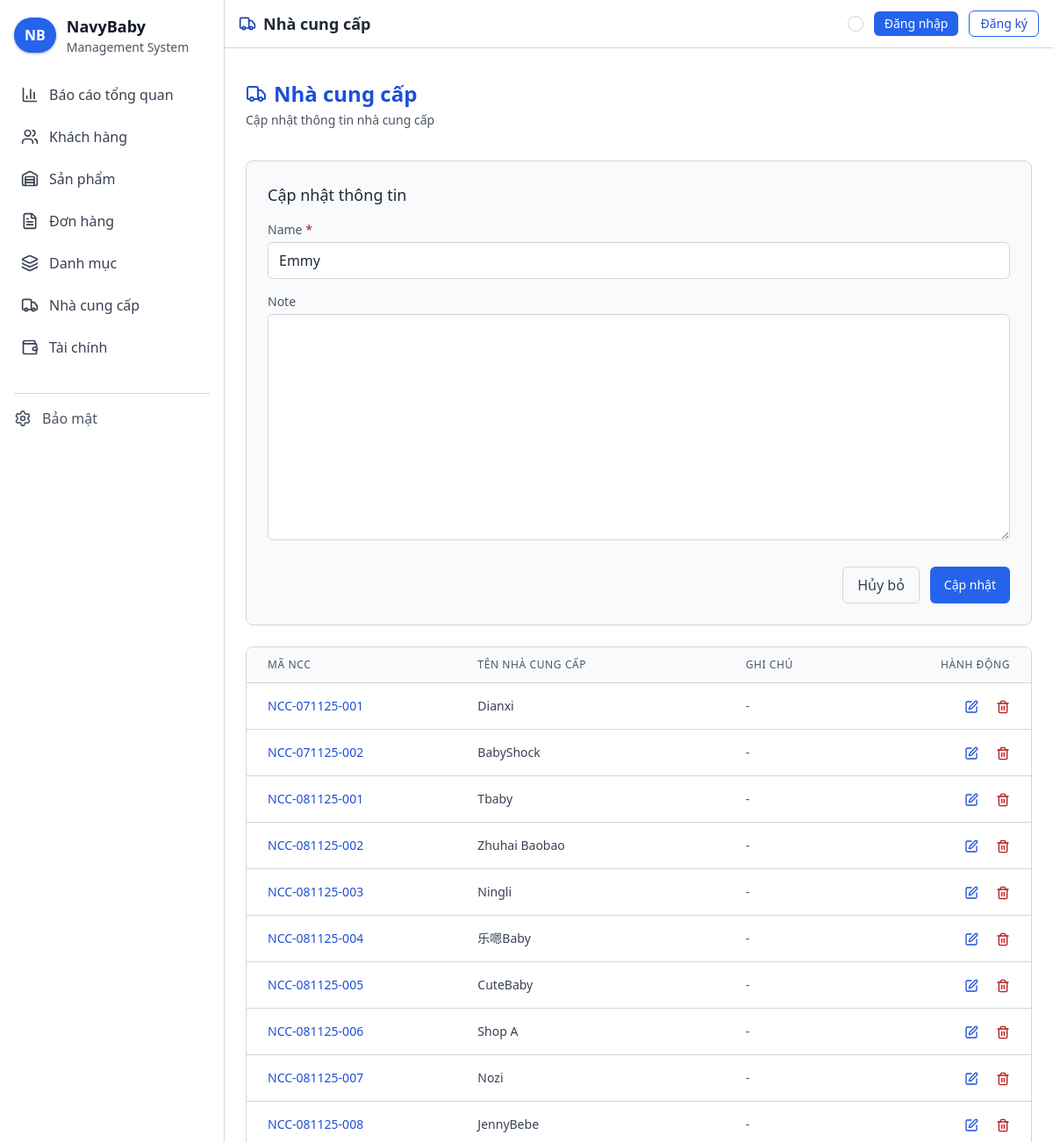
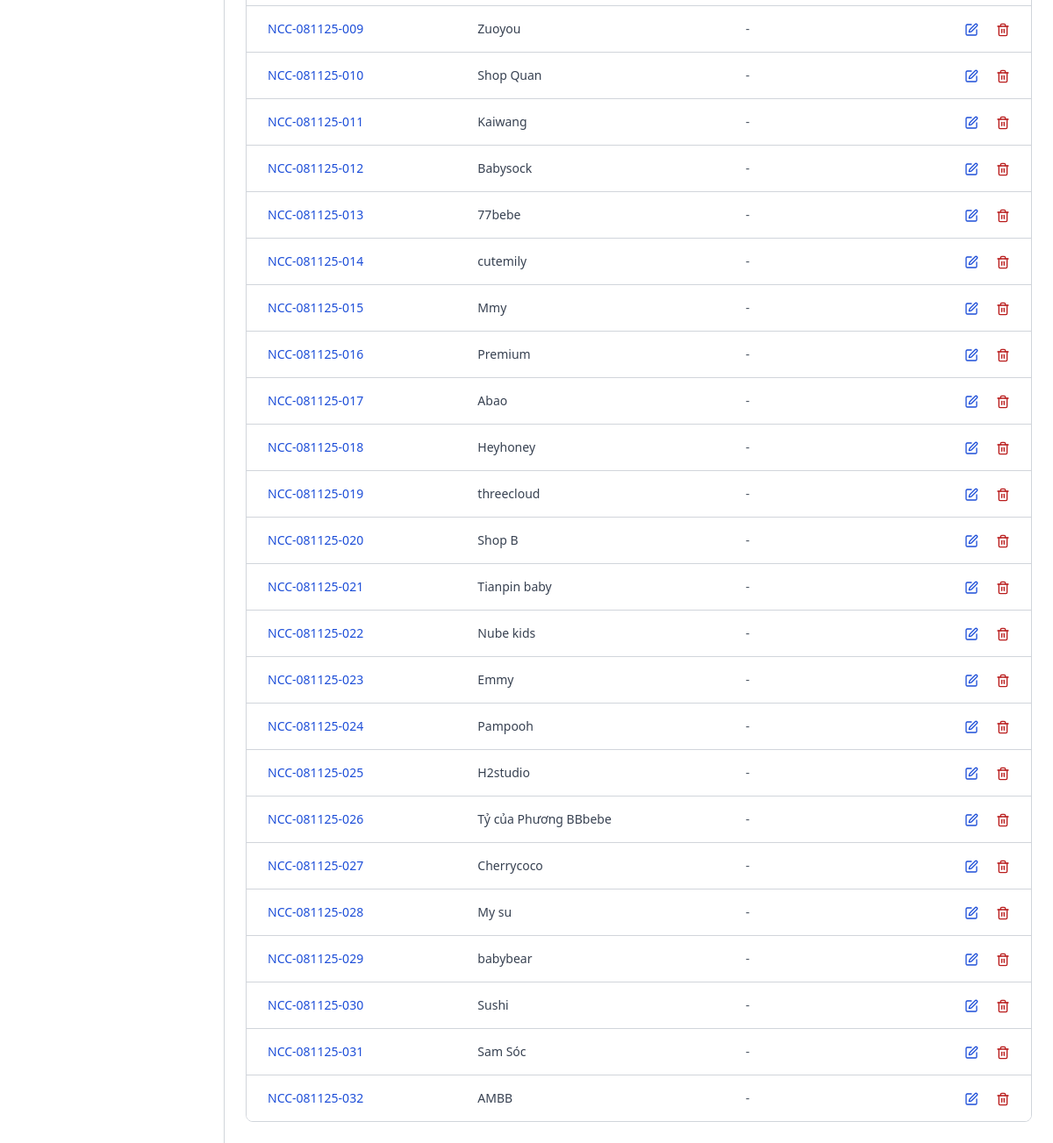
Screenshot of /nha-cung-cap/NCC-081125-023/cap-nhat with the database file from the repository (2 pictures, top to bottom).
### suppliers/models.py (models this page shows, shortened)
class Supplier(models.Model):
    code = models.CharField(max_length=20, unique=True)
    name = models.CharField(max_length=255)
    note = models.TextField(blank=True)
    created_at = models.DateTimeField(auto_now=True)
    updated_at = models.DateTimeField(auto_now_add=True)

### suppliers/views.py (the view)
# urls.py: path('nha-cung-cap/<slug:code>/cap-nhat', SupplierUpdateView.as_view(), name='supplier_update'),
class SupplierUpdateView(UpdateView):
    model = Supplier
    template_name = 'suppliers/list.html'
    fields = ['name', 'note']
    slug_field = 'code'
    slug_url_kwarg = 'code'
    success_url = reverse_lazy('suppliers:supplier_list')
    def get_context_data(self, **kwargs):
        context = super().get_context_data(**kwargs)
        context['title'] = 'Cập nhật nhà cung cấp - NavyBaby'
        context['action'] = 'update'
        context['suppliers'] = Supplier.objects.all()
        return context
    def get_form(self, form_class=None):
        form = super().get_form(form_class)
        base_classes = 'w-full bg-[#161616] border border-gray-800 rounded-md px-3 py-2 text-gray-200 focus:outline-none focus:ring-2 focus:ring-blue-500/30 focus:border-gray-700'
        for field in form.fields.values():
            existing = field.widget.attrs.get('class', '')
            field.widget.attrs['class'] = (existing + ' ' + base_classes).strip()
        return form

### templates/suppliers/list.html (shortened to what this page needs)
{% extends 'base.html' %}
{% block navbar_icon %}truck{% endblock %}
{% block navbar_title %}Nhà cung cấp{% endblock %}
{% block content %}
<div class="sticky-subheader flex flex-col md:flex-row justify-between items-center mb-6 py-3">
  <div>
    <h2 class="text-2xl font-bold flex items-center text-blue-400">
      <i data-lucide="truck" class="w-6 h-6 mr-2"></i>Nhà cung cấp
    </h2>
    <p class="text-sm text-gray-400 mt-1">
      {% if action == 'create' %}
        Thêm nhà cung cấp mới
      {% elif action == 'update' %}
        Cập nhật thông tin nhà cung cấp
      {% elif action == 'delete' %}
        Xác nhận xóa nhà cung cấp
      {% else %}
        Danh sách các nhà cung cấp
      {% endif %}
    </p>
  </div>
</div>
{% if action != 'list' %}
<div class="bg-[#1a1a1a] border border-gray-800 rounded-lg p-6 mb-6">
  <h3 class="text-lg font-medium text-gray-200 mb-4">
    {% if action == 'create' %}
      Thêm nhà cung cấp mới
    {% elif action == 'update' %}
      Cập nhật thông tin
    {% elif action == 'delete' %}
      Xác nhận xóa
    {% endif %}
  </h3>
  <form method="post">
    {% if action != 'delete' %}
      {% for field in form %}
        <div class="mb-4">
          <label class="block text-sm text-gray-400 mb-1">
            {{ field.label }}
            {% if field.field.required %}<span class="text-red-500">*</span>{% endif %}
          </label>
          {{ field }}
        </div>
      {% endfor %}
    {% endif %}
    <div class="flex justify-end space-x-3 mt-6">
      <a href="{% url 'suppliers:supplier_list' %}" class="inline-flex items-center px-4 py-2 rounded-md border border-gray-700 text-gray-300 hover:bg-gray-800 hover:border-gray-600 transition">
        Hủy bỏ
      </a>
      <button type="submit" class="{% if action == 'delete' %}bg-red-600 hover:bg-red-700{% else %}bg-blue-600 hover:bg-blue-700{% endif %} text-white px-4 py-2 rounded-md text-sm font-medium transition-colors">
        {% if action == 'create' %}
          Thêm mới
        {% elif action == 'update' %}
          Cập nhật
        {% elif action == 'delete' %}
          Xác nhận xóa
        {% endif %}
      </button>
    </div>
  </form>
</div>
{% endif %}
<div class="bg-[#121212] border border-gray-800 rounded-lg overflow-hidden">
  <div class="overflow-x-auto">
    <table class="min-w-full divide-y divide-gray-800">
      <thead class="bg-[#161616]">
        <tr>
          <th scope="col" class="px-6 py-3 text-left text-xs font-medium text-gray-400 uppercase tracking-wider">
            Mã NCC
          </th>
          <th scope="col" class="px-6 py-3 text-left text-xs font-medium text-gray-400 uppercase tracking-wider">
            Tên nhà cung cấp
          </th>
          <th scope="col" class="px-6 py-3 text-left text-xs font-medium text-gray-400 uppercase tracking-wider">
            Ghi chú
          </th>
          <th scope="col" class="px-6 py-3 text-right text-xs font-medium text-gray-400 uppercase tracking-wider">
            Hành động
          </th>
        </tr>
      </thead>
      <tbody class="bg-[#121212] divide-y divide-gray-800">
        {% for supplier in suppliers %}
        <tr class="hover:bg-[#1a1a1a] transition-colors">
          <td class="px-6 py-4 whitespace-nowrap text-sm font-medium text-blue-400">
            {{ supplier.code }}
          </td>
          <td class="px-6 py-4 whitespace-nowrap text-sm text-gray-300">
            {{ supplier.name }}
          </td>
          <td class="px-6 py-4 text-sm text-gray-400">
            {{ supplier.note|default:"-"|truncatechars:50 }}
          </td>
          <td class="px-6 py-4 whitespace-nowrap text-right text-sm font-medium">
            <a href="{% url 'suppliers:supplier_update' supplier.code %}" class="text-blue-400 hover:text-blue-300 mr-4">
              <i data-lucide="edit" class="w-4 h-4 inline"></i>
            </a>
            <a href="{% url 'suppliers:supplier_delete' supplier.code %}" class="text-red-400 hover:text-red-300">
              <i data-lucide="trash-2" class="w-4 h-4 inline"></i>
            </a>
          </td>
        </tr>
        {% empty %}
        <tr>
          <td colspan="4" class="px-6 py-4 text-center text-sm text-gray-400">
            Chưa có nhà cung cấp nào. <a href="{% url 'suppliers:supplier_create' %}" class="text-blue-400 hover:underline">Thêm mới</a>
          </td>
        </tr>
        {% endfor %}
      </tbody>
    </table>
  </div>
</div>
{% endblock %}

### static/css/style.css (style rules this page uses)
body { background-color: #1b1b1b; color: #e5e7eb; }
table { border-collapse: separate; border-spacing: 0; }
button, a { transition: background-color .15s ease, border-color .15s ease, color .15s ease, transform .15s ease; }
.sticky-subheader { position: sticky; top: 56px; z-index: 30; background-color: #1b1b1b; }
[data-theme="light"] body { background-color: #f7f7f7 !important; color: #111827 !important; }
[data-theme="light"] .sticky-subheader { background-color: #ffffff !important; }
[data-theme="light"] .bg-\[\#121212\], [data-theme="light"] .bg-\[\#161616\], [data-theme="light"] .bg-\[\#1b1b1b\] { background-color: #ffffff !important; }
[data-theme="light"] thead.bg-\[\#161616\] { background-color: #f9fafb !important; }
[data-theme="light"] tbody.bg-\[\#121212\] { background-color: #ffffff !important; }
[data-theme="light"] .border-gray-800 { --tw-border-opacity: 1; border-color: rgb(209 213 219 / var(--tw-border-opacity)) !important; }
[data-theme="light"] .border-gray-700 { --tw-border-opacity: 1; border-color: rgb(209 213 219 / var(--tw-border-opacity)) !important; }
[data-theme="light"] .text-gray-200 { --tw-text-opacity: 1; color: rgb(31 41 55 / var(--tw-text-opacity)) !important; }
[data-theme="light"] .text-gray-300 { --tw-text-opacity: 1; color: rgb(55 65 81 / var(--tw-text-opacity)) !important; }
[data-theme="light"] .text-gray-400 { --tw-text-opacity: 1; color: rgb(75 85 99 / var(--tw-text-opacity)) !important; }
[data-theme="light"] .bg-\[\#1a1a1a\] { background-color: #f9fafb !important; }
[data-theme="light"] ::placeholder { color: #9ca3af; opacity: 1; }
[data-theme="light"] .text-blue-400 { color: #1d4ed8 !important; }
[data-theme="light"] .text-red-400 { color: #b91c1c !important; }
[data-theme="light"] .text-red-500 { color: #991b1b !important; }
html[data-theme="light"] .text-blue-400 { color: #1d4ed8 !important; }
html[data-theme="light"] .text-red-400 { color: #b91c1c !important; }
html[data-theme="light"] .text-red-500 { color: #991b1b !important; }
[data-theme="light"] .text-gray-300 { color: #374151 !important; }
[data-theme="light"] .divide-gray-800 > :not([hidden]) ~ :not([hidden]) { --tw-divide-opacity: 1; border-color: rgb(209 213 219 / var(--tw-divide-opacity)) !important; }

### rows the page displays
Supplier: form "Emmy", code "NCC-081125-023", name "Emmy", note "-"
Supplier: code "NCC-071125-001", name "Dianxi", note "-"
Supplier: code "NCC-071125-002", name "BabyShock", note "-"
Supplier: code "NCC-081125-001", name "Tbaby", note "-"
Supplier: code "NCC-081125-002", name "Zhuhai Baobao", note "-"
Supplier: code "NCC-081125-003", name "Ningli", note "-"
Supplier: code "NCC-081125-004", name "乐嗯Baby", note "-"
Supplier: code "NCC-081125-005", name "CuteBaby", note "-"
Supplier: code "NCC-081125-006", name "Shop A", note "-"
Supplier: code "NCC-081125-007", name "Nozi", note "-"
Supplier: code "NCC-081125-008", name "JennyBebe", note "-"
Supplier: code "NCC-081125-009", name "Zuoyou", note "-"
Supplier: code "NCC-081125-010", name "Shop Quan", note "-"
Supplier: code "NCC-081125-011", name "Kaiwang", note "-"
Supplier: code "NCC-081125-012", name "Babysock", note "-"
Supplier: code "NCC-081125-013", name "77bebe", note "-"
Supplier: code "NCC-081125-014", name "cutemily", note "-"
Supplier: code "NCC-081125-015", name "Mmy", note "-"
Supplier: code "NCC-081125-016", name "Premium", note "-"
Supplier: code "NCC-081125-017", name "Abao", note "-"
Supplier: code "NCC-081125-018", name "Heyhoney", note "-"
Supplier: code "NCC-081125-019", name "threecloud", note "-"
Supplier: code "NCC-081125-020", name "Shop B", note "-"
Supplier: code "NCC-081125-021", name "Tianpin baby", note "-"
Supplier: code "NCC-081125-022", name "Nube kids", note "-"
Supplier: code "NCC-081125-024", name "Pampooh", note "-"
Supplier: code "NCC-081125-025", name "H2studio", note "-"
Supplier: code "NCC-081125-026", name "Tỷ của Phương BBbebe", note "-"
Supplier: code "NCC-081125-027", name "Cherrycoco", note "-"
Supplier: code "NCC-081125-028", name "My su", note "-"
Supplier: code "NCC-081125-029", name "babybear", note "-"
Supplier: code "NCC-081125-030", name "Sushi", note "-"
Supplier: code "NCC-081125-031", name "Sam Sóc", note "-"
Supplier: code "NCC-081125-032", name "AMBB", note "-"

### other values shown
{{ field.label }} "Name" "Note"
